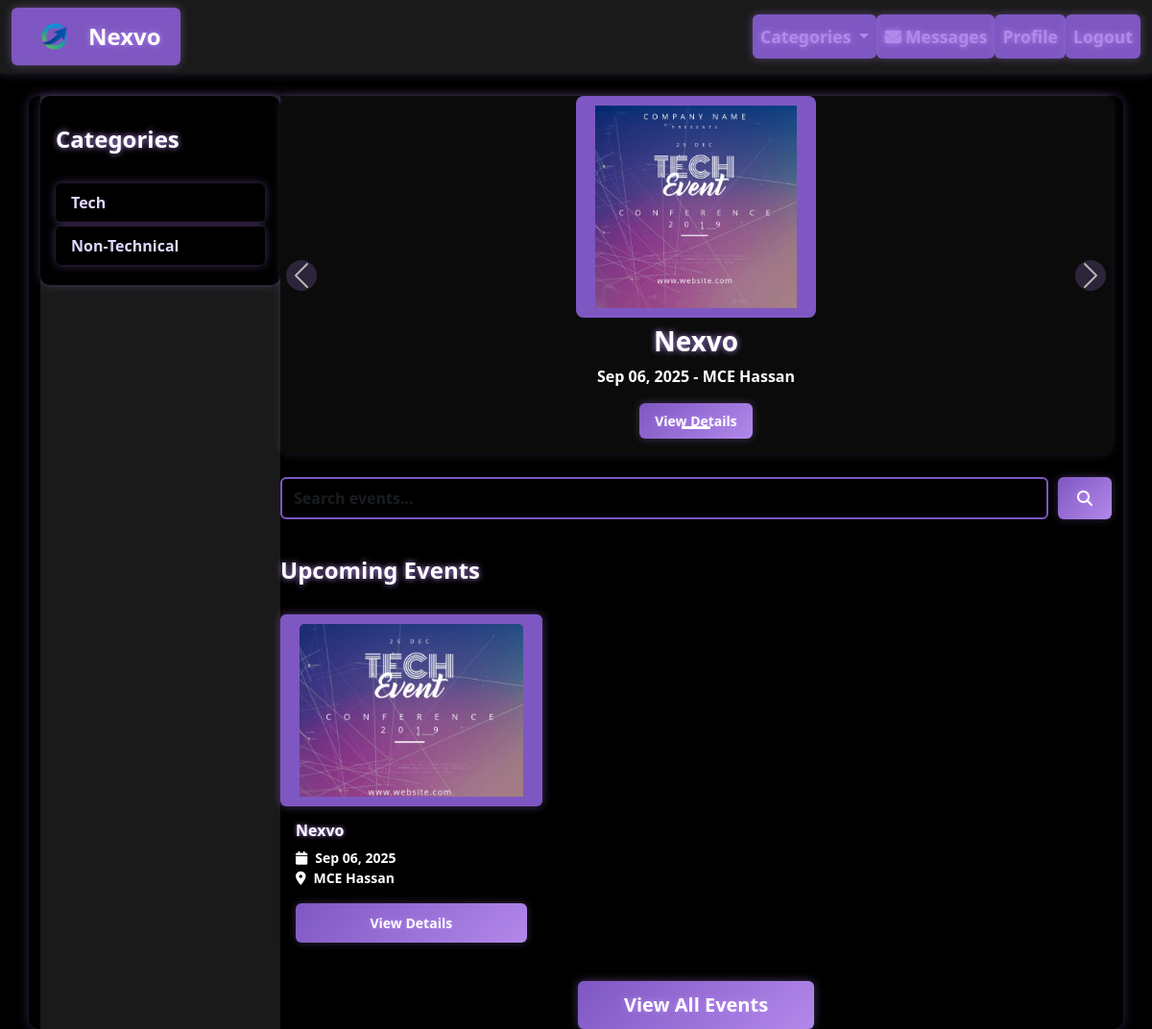
Screenshot of /home/ (signed in) with the database file from the repository.
### events/models.py (models this page shows, shortened)
class Category(models.Model):
    name = models.CharField(max_length=100)
    description = models.TextField(blank=True)
    class Meta:
        verbose_name_plural = "Categories"

class Event(models.Model):
    title = models.CharField(max_length=200)
    description = models.TextField()
    organizer = models.ForeignKey(User, on_delete=models.CASCADE, related_name='organized_events')
    category = models.ForeignKey(Category, on_delete=models.CASCADE)
    date = models.DateTimeField()
    location = models.CharField(max_length=200)
    max_participants = models.IntegerField()
    registration_link = models.URLField(help_text="Google Form registration link")
    created_at = models.DateTimeField(auto_now_add=True)
    updated_at = models.DateTimeField(auto_now=True)
    start_time = models.DateTimeField()
    duration = models.IntegerField(default=60)
    image = models.ImageField(upload_to='event_posters/', blank=True, null=True)
    @property
    def status(self):
        now = timezone.now()
        start_time_utc = self.start_time.astimezone(datetime.timezone.utc) if self.start_time.tzinfo else timezone.make_aware(self.start_time, datetime.timezone.utc)
        end_time_utc = start_time_utc + timedelta(minutes=self.duration)
        if now < start_time_utc:
            return 'upcoming'
        elif start_time_utc <= now <= end_time_utc:
            return 'ongoing'
        else:
            return 'completed'

### events/views.py (the view)
# urls.py: path('', views.home, name='home'),
@login_required
def home(request):
    now = timezone.now()
    five_hours_ago = now - timedelta(hours=5)
    all_events = Event.objects.order_by('date')
    category_name = request.GET.get('category_name')
    selected_category = False
    if category_name:
        all_events = all_events.filter(category__name=category_name)
        selected_category = True
    events = []
    for event in all_events:
        if event.status == 'upcoming' or event.status == 'ongoing':
            events.append(event)
        elif event.status == 'completed':
            event_end_time = event.start_time + timedelta(minutes=event.duration)
            if event_end_time > five_hours_ago:
                events.append(event)
    events = events[:6]
    categories = Category.objects.all()
    return render(request, 'events/home.html', {'events': events, 'categories': categories, 'selected_category': selected_category})

### event_networking/context_processors.py (called while the page is built)
def unread_message_count(request):
    if request.user.is_authenticated:
        count = Message.objects.filter(receiver=request.user, is_read=False).count()
        return {'unread_message_count': count}
    return {'unread_message_count': 0}

### templates/events/home.html (shortened to what this page needs)
{% extends 'base.html' %}
{% block category_nav_item %}
<li class="nav-item dropdown">
    <a class="nav-link dropdown-toggle" href="#" id="navbarDropdown" role="button" data-bs-toggle="dropdown" aria-expanded="false">
        Categories
    </a>
</li>
{% endblock %}
{% block content %}
<div class="d-flex">
    <div class="collapse d-md-block sidebar" id="categoriesSidebar" style="margin-left: 0;">
        <div class="card card-body mb-4">
            <h4 class="mb-3">Categories</h4>
            <div class="list-group shadow-sm rounded">
                {% for category in categories %}
                <a href="{% url 'events_by_category' category.id %}" class="list-group-item list-group-item-action">
                    {{ category.name }}
                </a>
                {% endfor %}
            </div>
        </div>
    </div>
    <div class="flex-grow-1 ms-md-4">
        {% if events %}
        <div id="eventCarousel" class="carousel slide mb-4" data-bs-ride="carousel" data-bs-interval="5000">
            <div class="carousel-indicators">
                {% for event in events %}
                <button type="button" data-bs-target="#eventCarousel" data-bs-slide-to="{{ forloop.counter0 }}" {% if forloop.first %}class="active" aria-current="true"{% endif %} aria-label="Slide {{ forloop.counter }}"></button>
                {% endfor %}
            </div>
            <div class="carousel-inner">
                {% for event in events %}
                <div class="carousel-item {% if forloop.first %}active{% endif %}">
                    {% if event.image %}
                    <div class="poster-container" style="max-width: 250px; margin: 0 auto;">
                        <a href="{% url 'event_detail' event.pk %}" class="d-block text-decoration-none text-dark" style="width: 100%; height: 100%;">
                            <img src="{{ event.image.url }}" alt="{{ event.title }}" style="width: 100%; height: 100%; object-fit: contain;">
                        </a>
                    </div>
                    {% else %}
                    <a href="{% url 'event_detail' event.pk %}" class="d-block text-decoration-none text-dark">
                        <div class="alert alert-info text-center d-flex align-items-center justify-content-center" role="alert" style="height: 350px; color: black !important;">
                            No image available for this even
                        </div>
                    </a>
                    {% endif %}
                    <div class="carousel-caption-below p-3 rounded" style="border-top: none;">
                        <h3>{{ event.title }}</h3>
                        <p>{{ event.date|date:"M d, Y" }} - {{ event.location }}</p>
                        <a href="{% url 'event_detail' event.pk %}" class="btn btn-sm btn-custom">View Details</a>
                    </div>
                </div>
                {% endfor %}
            </div>
            <button class="carousel-control-prev" type="button" data-bs-target="#eventCarousel" data-bs-slide="prev">
                <span class="carousel-control-prev-icon" aria-hidden="true"></span>
            </button>
            <button class="carousel-control-next" type="button" data-bs-target="#eventCarousel" data-bs-slide="next">
                <span class="carousel-control-next-icon" aria-hidden="true"></span>
            </button>
        </div>
        {% endif %}
        <div class="mb-4 search-bar">
            <form method="get" action="{% url 'home' %}" class="d-flex">
                <input type="text"
                       class="form-control"
                       placeholder="Search events..."
                       name="q"
                       value="{{ request.GET.q }}"
                       style="border: 2px solid #7e57c2 !important;">
                <button type="submit" class="btn btn-custom"><i class="fas fa-search"></i></button>
            </form>
        </div>
        <h4 class="mb-3">Upcoming Events</h4>
        <div class="row g-4">
            {% for event in events %}
            <div class="col-md-4">
                <div class="card event-card h-100 shadow-sm">
                    {% if event.image %}
                    <a href="{% url 'event_detail' event.pk %}">
                        <img src="{{ event.image.url }}" class="card-img-top" alt="{{ event.title }}" style="height: 180px; object-fit: cover;">
                    </a>
                    {% endif %}
                    <div class="card-body">
                        <h6 class="card-title">{{ event.title }}</h6>
                        <p class="card-text small text-muted">
                            <i class="fas fa-calendar me-2"></i>{{ event.date|date:"M d, Y" }}<br>
                            <i class="fas fa-map-marker-alt me-2"></i>{{ event.location }}
                        </p>
                        <a href="{% url 'event_detail' event.pk %}" class="btn btn-sm btn-custom w-100">View Details</a>
                    </div>
                </div>
            </div>
            {% endfor %}
        </div>
        <div class="text-center mt-4">
            <a href="{% url 'event_list' %}" class="btn btn-lg btn-custom px-5">View All Events</a>
        </div>
    </div>
</div>
{% endblock %}

### static/css/custom.css (style rules this page uses)
.nav-link { font-size: 1.1rem; color: #d1c4e9 !important; }
.btn-custom { background: linear-gradient(135deg, #7e57c2, #b388eb); border: none !important; color: #fff; font-weight: bold; transition: all 0.3s ease; outline: none !important; box-shadow: 0 0 10px rgba(179, 136, 235, 0.4); border-radius: 6px !important; text-decoration: none !important; transform: translateZ(0); margin: 0; }
.event-card { background-color: #1a1a1a; border-radius: 8px; box-shadow: 0 0 12px rgba(179, 136, 235, 0.2); transition: all 0.3s ease; }
.event-card img { transition: transform 0.3s ease-in-out; }
.search-bar form .form-control { background-color: #2a2a2a; color: #e0d7ff; border: 1px solid #b388eb; padding-right: 15px; }
.search-bar form .btn { margin-left: 10px; background-color: #7e57c2; color: #fff; border: none; }
h4.mb-3 { padding-top: 15px; padding-bottom: 15px; color: #b388eb; text-shadow: 0 0 6px #b388eb; }
.poster-container { display: flex; align-items: center; justify-content: center; overflow: hidden; border-radius: 8px; background-color: #1a1a1a; }
.carousel-caption-below { position: relative; background: none !important; color: #e0d7ff; text-align: center; padding-top: 0.5rem !important; padding-bottom: 15px; margin-top: 0; border-top: none !important; box-shadow: none !important; }
.carousel-caption-below h3 { color: #b388eb; text-shadow: 0 0 6px #b388eb; }
.carousel-caption-below p { color: #aaa; }
.carousel-caption-below .btn-custom { padding: 8px 16px; box-shadow: 0 0 10px rgba(179, 136, 235, 0.3); border-radius: 6px !important; background-color: #7e57c2; color: #fff; }
.carousel-control-prev, .carousel-control-next { opacity: 0.7; width: 5%; transition: opacity 0.3s ease; }
.carousel-control-prev-icon, .carousel-control-next-icon { background-color: rgba(179, 136, 235, 0.3); border-radius: 50%; padding: 15px; color: white; }
.list-group { border: none; background-color: transparent; }
.list-group-item { border: none; margin-bottom: 5px; border-radius: 5px; background-color: #2a2a2a; color: #e0d7ff; transition: background-color 0.2s ease, transform 0.2s ease; }
.sidebar { width: 250px; flex-shrink: 0; background-color: #1a1a1a; transition: width 0.3s ease, margin-right 0.3s ease; }
@media (min-width: 768px) { .ms-md-4 { margin-left: 1.5rem !important; } }
@media (min-width: 768px) { .collapse:not(.show) + .flex-grow-1 { margin-left: 0 !important; } }
.container, .card, .modal-content, .form-control, .table, .dropdown-menu { background-color: #1a1a1a !important; color: #e0d7ff !important; border-color: #b388eb !important; }
label, h1, h2, h3, h4, h5, h6, .btn, .nav-link, .form-label { color: #b388eb !important; text-shadow: 0 0 6px #b388eb; }
.btn { background-color: #7e57c2 !important; border: none !important; color: #fff !important; }
input, select, textarea { background-color: #2a2a2a !important; color: #e0d7ff !important; border: 1px solid #b388eb !important; }
body, h1, h2, h3, h4, h5, h6, p, span, a, li, td, th, label, button { color: white !important; }
body, .container, .card, .modal-content, .form-control, .dropdown-menu, .table, .list-group-item { background-color: #000 !important; color: #e0d7ff !important; border: none !important; }
body, h1, h2, h3, h4, h5, h6, p, span, a, li, td, th, label, button, input, select, textarea { color: #e0d7ff !important; }
h1, h2, h3, h4, h5 { color: #b388eb !important; text-shadow: 0 0 12px #b388eb; }
a, .btn, .nav-link { color: #fff !important; background-color: #7e57c2 !important; border: none !important; border-radius: 6px; padding: 10px 20px; text-decoration: none; box-shadow: 0 0 10px rgba(179, 136, 235, 0.4); transition: all 0.3s ease; }
input, select, textarea { background-color: #1a1a1a !important; color: #e0d7ff !important; border: 1px solid #b388eb !important; border-radius: 6px; padding: 8px; }
.table th, .table td, .list-group-item { background-color: #000 !important; color: #e0d7ff !important; border-color: #2a2a2a !important; }
.btn-custom { background-color: #7e57c2 !important; color: #fff !important; border: none !important; }

### rows the page displays
Category: name "Tech"
Category: name "Non-Technical"
Event: image (picture), title "Nexvo", date "Sep 06, 2025", location "MCE Hassan"
